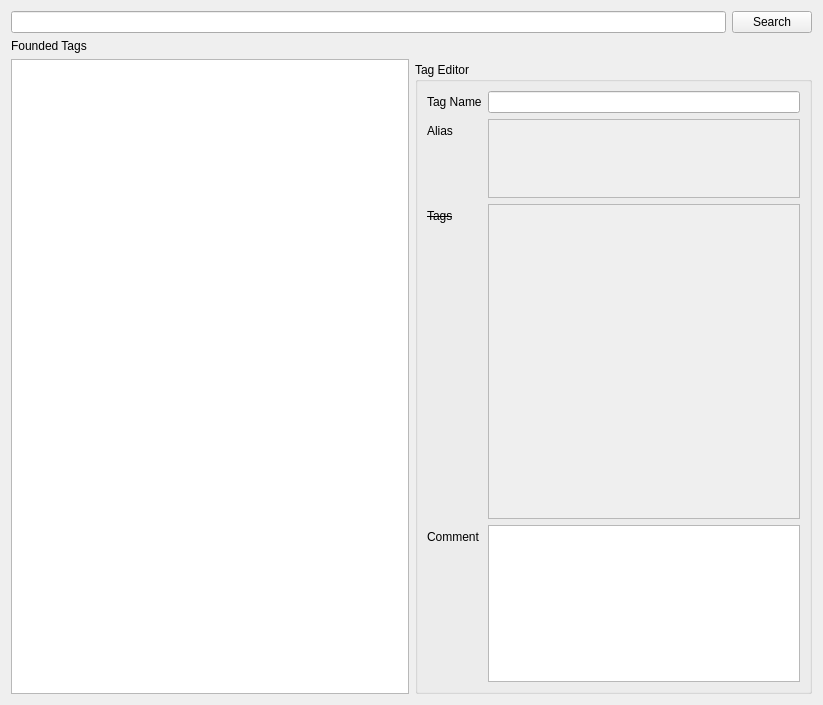
<?xml version="1.0" encoding="UTF-8"?>
<ui version="4.0">
 <class>TagEdit</class>
 <widget class="QWidget" name="TagEdit">
  <property name="geometry">
   <rect>
    <x>0</x>
    <y>0</y>
    <width>823</width>
    <height>705</height>
   </rect>
  </property>
  <property name="windowTitle">
   <string>Form</string>
  </property>
  <layout class="QVBoxLayout" name="verticalLayout">
   <item>
    <layout class="QHBoxLayout" name="horizontalLayout">
     <item>
      <widget class="QLineEdit" name="searchline"/>
     </item>
     <item>
      <widget class="QPushButton" name="searchbutton">
       <property name="text">
        <string>Search</string>
       </property>
      </widget>
     </item>
    </layout>
   </item>
   <item>
    <layout class="QHBoxLayout" name="horL">
     <item>
      <layout class="QVBoxLayout" name="foundedTagsLayout">
       <item>
        <widget class="QLabel" name="label">
         <property name="text">
          <string>Founded Tags</string>
         </property>
        </widget>
       </item>
       <item>
        <widget class="QTableView" name="tag_search_result">
         <property name="dragDropMode">
          <enum>QAbstractItemView::DragOnly</enum>
         </property>
        </widget>
       </item>
      </layout>
     </item>
     <item>
      <layout class="QVBoxLayout" name="verticalLayout_2">
       <item>
        <widget class="QToolBar" name="toolbar"/>
       </item>
       <item>
        <widget class="QGroupBox" name="groupBox">
         <property name="sizePolicy">
          <sizepolicy hsizetype="Preferred" vsizetype="Preferred">
           <horstretch>0</horstretch>
           <verstretch>0</verstretch>
          </sizepolicy>
         </property>
         <property name="title">
          <string>Tag Editor</string>
         </property>
         <layout class="QFormLayout" name="formLayout">
          <property name="fieldGrowthPolicy">
           <enum>QFormLayout::AllNonFixedFieldsGrow</enum>
          </property>
          <item row="0" column="0">
           <widget class="QLabel" name="label_3">
            <property name="text">
             <string>Tag Name</string>
            </property>
           </widget>
          </item>
          <item row="0" column="1">
           <widget class="QLineEdit" name="name"/>
          </item>
          <item row="1" column="0">
           <widget class="QLabel" name="label_4">
            <property name="text">
             <string>Alias</string>
            </property>
           </widget>
          </item>
          <item row="1" column="1">
           <widget class="QListView" name="alias">
            <property name="enabled">
             <bool>false</bool>
            </property>
            <property name="sizePolicy">
             <sizepolicy hsizetype="Minimum" vsizetype="Minimum">
              <horstretch>0</horstretch>
              <verstretch>1</verstretch>
             </sizepolicy>
            </property>
            <property name="minimumSize">
             <size>
              <width>1</width>
              <height>1</height>
             </size>
            </property>
            <property name="dragDropMode">
             <enum>QAbstractItemView::DragDrop</enum>
            </property>
           </widget>
          </item>
          <item row="2" column="0">
           <widget class="QLabel" name="label_6">
            <property name="text">
             <string>&lt;s&gt;Tags&lt;/s&gt;</string>
            </property>
            <property name="textFormat">
             <enum>Qt::RichText</enum>
            </property>
           </widget>
          </item>
          <item row="2" column="1">
           <widget class="QListView" name="tags">
            <property name="enabled">
             <bool>false</bool>
            </property>
            <property name="sizePolicy">
             <sizepolicy hsizetype="Expanding" vsizetype="Expanding">
              <horstretch>0</horstretch>
              <verstretch>4</verstretch>
             </sizepolicy>
            </property>
            <property name="minimumSize">
             <size>
              <width>0</width>
              <height>120</height>
             </size>
            </property>
            <property name="dragDropMode">
             <enum>QAbstractItemView::DragDrop</enum>
            </property>
           </widget>
          </item>
          <item row="3" column="0">
           <widget class="QLabel" name="label_5">
            <property name="text">
             <string>Comment</string>
            </property>
           </widget>
          </item>
          <item row="3" column="1">
           <widget class="QTextEdit" name="comment">
            <property name="sizePolicy">
             <sizepolicy hsizetype="Expanding" vsizetype="Expanding">
              <horstretch>0</horstretch>
              <verstretch>2</verstretch>
             </sizepolicy>
            </property>
           </widget>
          </item>
         </layout>
        </widget>
       </item>
      </layout>
     </item>
    </layout>
   </item>
  </layout>
  <action name="actionNewTag">
   <property name="icon">
    <iconset resource="uiresource.qrc">
     <normaloff>:/root/icos/tag-new-4.png</normaloff>:/root/icos/tag-new-4.png</iconset>
   </property>
   <property name="text">
    <string>NewTag</string>
   </property>
   <property name="shortcut">
    <string>Ctrl+N</string>
   </property>
  </action>
  <action name="actionSaveTag">
   <property name="icon">
    <iconset resource="uiresource.qrc">
     <normaloff>:/root/icos/document-save-2.png</normaloff>:/root/icos/document-save-2.png</iconset>
   </property>
   <property name="text">
    <string>SaveTag</string>
   </property>
   <property name="shortcut">
    <string>Ctrl+S</string>
   </property>
  </action>
  <action name="actionGlobalUndo">
   <property name="icon">
    <iconset resource="uiresource.qrc">
     <normaloff>:/root/icos/edit-undo-4.png</normaloff>:/root/icos/edit-undo-4.png</iconset>
   </property>
   <property name="text">
    <string>Undo</string>
   </property>
   <property name="shortcut">
    <string>Ctrl+Z</string>
   </property>
  </action>
  <action name="actionGlobalRedo">
   <property name="icon">
    <iconset resource="uiresource.qrc">
     <normaloff>:/root/icos/edit-redo-4.png</normaloff>:/root/icos/edit-redo-4.png</iconset>
   </property>
   <property name="text">
    <string>Redo</string>
   </property>
   <property name="shortcut">
    <string>Ctrl+Y</string>
   </property>
  </action>
  <action name="actionRevert">
   <property name="icon">
    <iconset resource="uiresource.qrc">
     <normaloff>:/root/icos/discard.png</normaloff>:/root/icos/discard.png</iconset>
   </property>
   <property name="text">
    <string>Revert</string>
   </property>
   <property name="toolTip">
    <string>Discard all unsaved changes</string>
   </property>
   <property name="shortcut">
    <string>Ctrl+R</string>
   </property>
  </action>
 </widget>
 <resources>
  <include location="uiresource.qrc"/>
 </resources>
 <connections/>
</ui>
